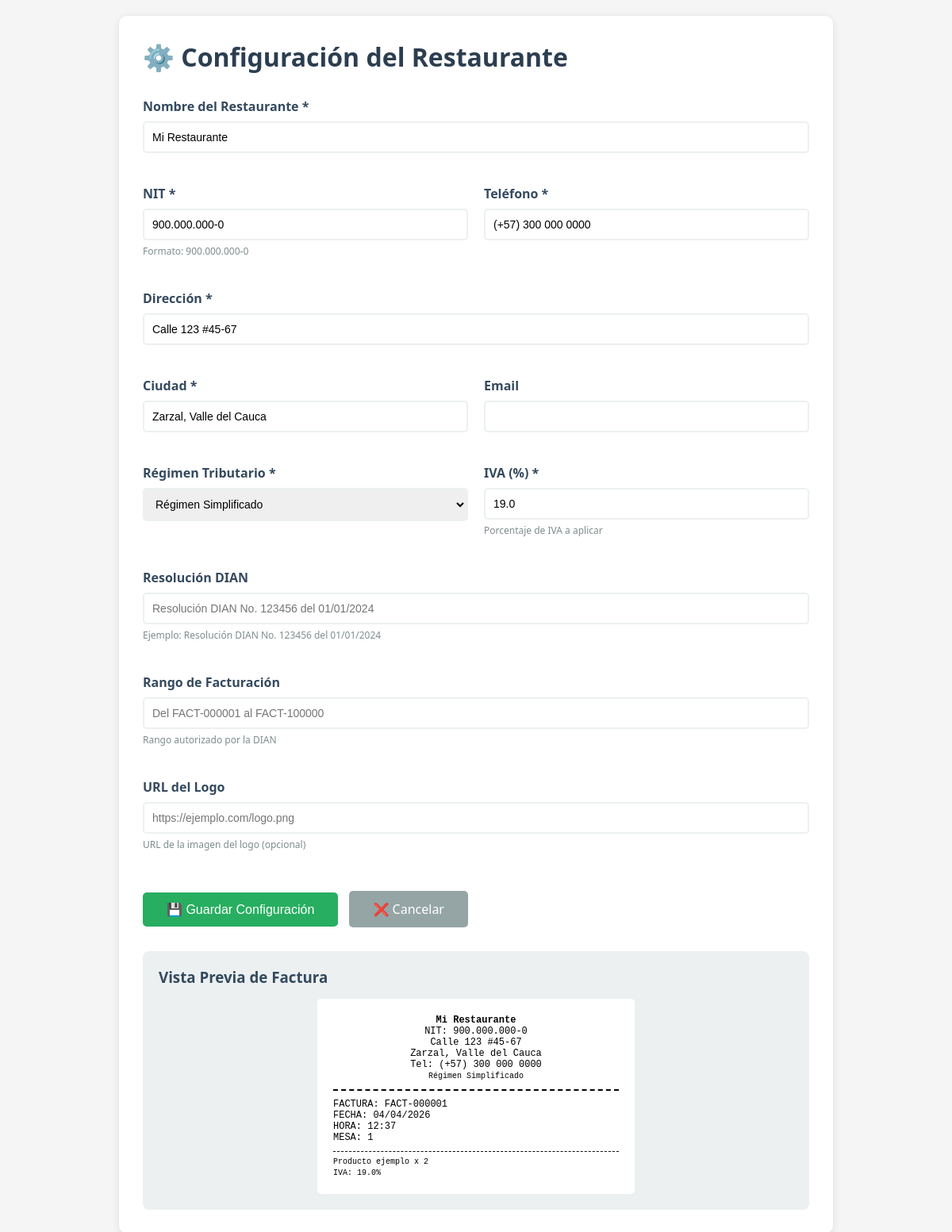
The page /configuracion_restaurante (signed in) on the database its author committed.
### app.py (models this page shows)
class ConfiguracionRestaurante(db.Model):
    id = db.Column(db.Integer, primary_key=True)
    nombre = db.Column(db.String(200), default='Mi Restaurante')
    nit = db.Column(db.String(50), default='900.000.000-0')
    direccion = db.Column(db.String(300), default='Calle 123 #45-67')
    ciudad = db.Column(db.String(100), default='Zarzal, Valle del Cauca')
    telefono = db.Column(db.String(50), default='(+57) 300 000 0000')
    email = db.Column(db.String(100))
    regimen = db.Column(db.String(100), default='Régimen Simplificado')
    resolucion_dian = db.Column(db.String(200))
    rango_facturacion = db.Column(db.String(100))
    iva_porcentaje = db.Column(db.Float, default=19.0)
    logo_url = db.Column(db.String(500))

### app.py (the view, shortened to what this page needs)
@app.route("/configuracion_restaurante", methods=["GET", "POST"])
@login_required
def configuracion_restaurante():
    if current_user.rol != 'admin':
        flash('Solo los administradores pueden modificar la configuración', 'error')
        return redirect(url_for('dashboard'))
    config = ConfiguracionRestaurante.query.first()
    if not config:
        config = ConfiguracionRestaurante()
        db.session.add(config)
        db.session.commit()
    return render_template("configuracion_restaurante.html", config=config, now=datetime.now())

### app.py (called while the page is built)
@login_manager.user_loader
def load_user(user_id):
    return Usuario.query.get(int(user_id))

### templates/configuracion_restaurante.html (shortened to what this page needs)
<!DOCTYPE html>
<html lang="es">
<head>
</head>
<body>
    <div class="container">
        <h1>⚙️ Configuración del Restaurante</h1>
        <form method="POST">
            <div class="form-grid">
                <div class="form-group full">
                    <label>Nombre del Restaurante *</label>
                    <input type="text" name="nombre" value="{{ config.nombre }}" required>
                </div>
                <div class="form-group">
                    <label>NIT *</label>
                    <input type="text" name="nit" value="{{ config.nit }}" required>
                    <small>Formato: 900.000.000-0</small>
                </div>
                <div class="form-group">
                    <label>Teléfono *</label>
                    <input type="text" name="telefono" value="{{ config.telefono }}" required>
                </div>
                <div class="form-group full">
                    <label>Dirección *</label>
                    <input type="text" name="direccion" value="{{ config.direccion }}" required>
                </div>
                <div class="form-group">
                    <label>Ciudad *</label>
                    <input type="text" name="ciudad" value="{{ config.ciudad }}" required>
                </div>
                <div class="form-group">
                    <label>Email</label>
                    <input type="email" name="email" value="{{ config.email or '' }}">
                </div>
                <div class="form-group">
                    <label>Régimen Tributario *</label>
                    <select name="regimen" required>
                        <option value="Régimen Simplificado" {% if config.regimen == 'Régimen Simplificado' %}selected{% endif %}>Régimen Simplificado</option>
                    </select>
                </div>
                <div class="form-group">
                    <label>IVA (%) *</label>
                    <input type="number" name="iva_porcentaje" value="{{ config.iva_porcentaje }}" step="0.01" min="0" max="100" required>
                    <small>Porcentaje de IVA a aplicar</small>
                </div>
                <div class="form-group full">
                    <label>Resolución DIAN</label>
                    <input type="text" name="resolucion_dian" value="{{ config.resolucion_dian or '' }}" placeholder="Resolución DIAN No. 123456 del 01/01/2024">
                    <small>Ejemplo: Resolución DIAN No. 123456 del 01/01/2024</small>
                </div>
                <div class="form-group full">
                    <label>Rango de Facturación</label>
                    <input type="text" name="rango_facturacion" value="{{ config.rango_facturacion or '' }}" placeholder="Del FACT-000001 al FACT-100000">
                    <small>Rango autorizado por la DIAN</small>
                </div>
                <div class="form-group full">
                    <label>URL del Logo</label>
                    <input type="url" name="logo_url" value="{{ config.logo_url or '' }}" placeholder="https://ejemplo.com/logo.png">
                    <small>URL de la imagen del logo (opcional)</small>
                </div>
            </div>
            <div class="actions">
                <button type="submit" class="btn btn-success">💾 Guardar Configuración</button>
                <a href="{{ url_for('dashboard') }}" class="btn btn-secondary">❌ Cancelar</a>
            </div>
        </form>
        <div class="preview">
            <h3>Vista Previa de Factura</h3>
            <div class="preview-factura">
                <div class="header">
                    <strong>{{ config.nombre }}</strong><br>
                    NIT: {{ config.nit }}<br>
                    {{ config.direccion }}<br>
                    {{ config.ciudad }}<br>
                    Tel: {{ config.telefono }}<br>
                    <small>{{ config.regimen }}</small>
                </div>
                <div style="margin: 10px 0;">
                    FACTURA: FACT-000001<br>
                    FECHA: {{ now.strftime('%d/%m/%Y') }}<br>
                    HORA: {{ now.strftime('%H:%M') }}<br>
                    MESA: 1
                </div>
                <div style="border-top: 1px dashed #000; padding-top: 5px;">
                    <small>Producto ejemplo x 2</small><br>
                    <small>IVA: {{ config.iva_porcentaje }}%</small>
                </div>
            </div>
        </div>
    </div>
</body>
</html>

### templates/configuracion_restaurante.html (style rules this page uses)
* { margin: 0; padding: 0; box-sizing: border-box; }
body { font-family: 'Segoe UI', Tahoma, Geneva, Verdana, sans-serif; background: #f5f5f5; padding: 20px; }
.container { max-width: 900px; margin: 0 auto; background: white; padding: 30px; border-radius: 10px; box-shadow: 0 2px 10px rgba(0,0,0,0.1); }
h1 { color: #2c3e50; margin-bottom: 30px; }
.form-grid { display: grid; grid-template-columns: repeat(auto-fit, minmax(300px, 1fr)); gap: 20px; }
.form-group { margin-bottom: 20px; }
.form-group.full { grid-column: 1 / -1; }
.form-group label { display: block; margin-bottom: 8px; font-weight: 600; color: #34495e; }
.form-group input, .form-group select, .form-group textarea { width: 100%; padding: 10px; border: 2px solid #ecf0f1; border-radius: 5px; font-size: 14px; }
.form-group small { display: block; margin-top: 5px; color: #7f8c8d; font-size: 12px; }
.btn { padding: 12px 30px; border: none; border-radius: 5px; font-size: 16px; cursor: pointer; text-decoration: none; display: inline-block; margin-right: 10px; transition: all 0.3s; }
.btn-success { background: #27ae60; color: white; }
.btn-secondary { background: #95a5a6; color: white; }
.preview { background: #ecf0f1; padding: 20px; border-radius: 8px; margin-top: 30px; }
.preview h3 { margin-bottom: 15px; color: #34495e; }
.preview-factura { background: white; padding: 20px; border-radius: 5px; font-family: 'Courier New', monospace; font-size: 12px; max-width: 400px; margin: 0 auto; }
.preview-factura .header { text-align: center; border-bottom: 2px dashed #000; padding-bottom: 10px; margin-bottom: 10px; }
.actions { margin-top: 30px; }

### rows shown on the page
ConfiguracionRestaurante: nombre "Mi Restaurante", nit "900.000.000-0", telefono "(+57) 300 000 0000", direccion "Calle 123 #45-67", ciudad "Zarzal, Valle del Cauca", regimen "Régimen Simplificado", iva_porcentaje "19.0"
